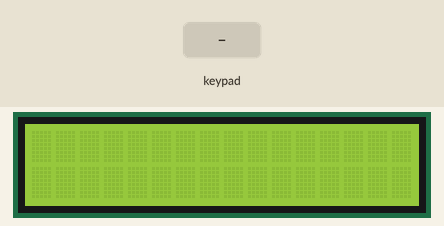
Simulated run of this sketch. Board: Arduino Uno, built with avr-gcc and run on an emulated ATmega328P. Shown: 16×2 character LCD. The inputs (shaded band) are chosen by the test bench.

Above: at 1.2 s.
1.3 s: keypad keys 7 6 5 4 # pressed 0.4 s apart
At 3.3 s:
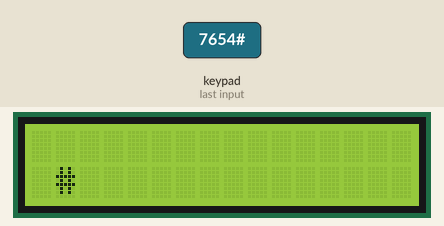
4.8 s: key 'A' pressed
At 5.9 s:
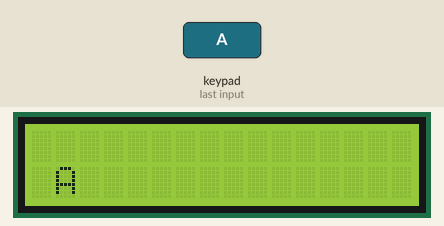
6.3 s: key 'B' pressed
At 6.8 s:
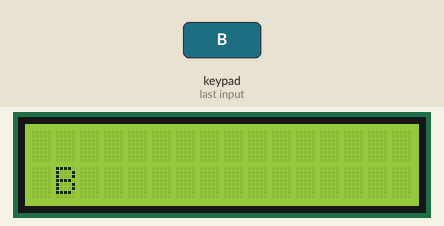
7.8 s: keypad keys 7 6 5 4 * pressed 0.4 s apart
At 10.4 s:
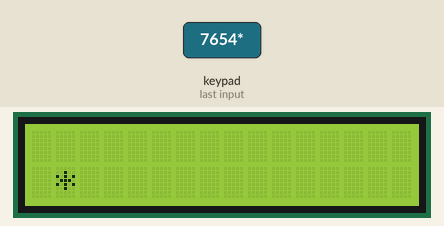
11.3 s: key 'C' pressed
At 11.8 s:
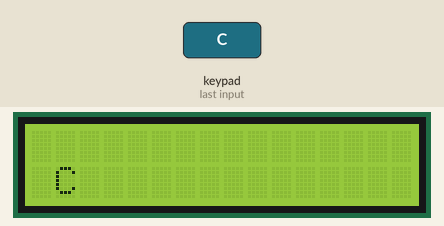
12.8 s: keypad keys 7 6 5 4 D pressed 0.4 s apart
At 13.0 s:
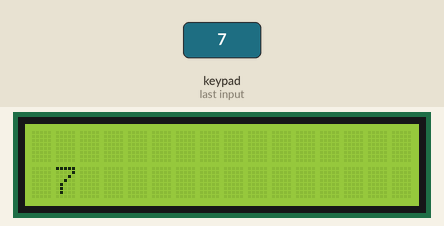
Timing chart, 0 to 15.8 s (numbered marks = the images above; inputs shaded):
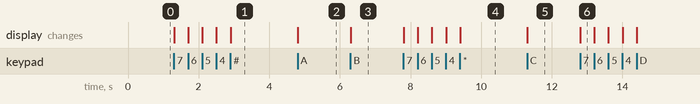

The sketch:

Keypad.ino
```cpp
#include <Keypad.h>
#include <LiquidCrystal.h>
#include <string.h>

LiquidCrystal lcd(13, 12, 11, 10, 9, 8);

char keys[4][4] =
{
  {'1','2','3','A'},
  {'4','5','6','B'},
  {'7','8','9','C'},
  {'*','0','#','D'}
};

byte rowPins[4] = {7, 6, 5, 4};
byte colPins[4] = {3, 2, 1, 0};
Keypad mykeypad = Keypad(makeKeymap(keys), rowPins, colPins, 4, 4);
int i=0;

void setup() {
    lcd.begin(16,2);

}

void loop() {
  char key = mykeypad.getKey() ;
  if ((key != NO_KEY) && (i<4)){
  	lcd.setCursor(1,1);
  	lcd.print(key);
  }
}
```

Measured:
- after the input at 1.3 s, the display: first changes at once (image 1 shows a later state)
- after the input at 4.8 s, the display: changes at once (image 2)
- after the input at 6.3 s, the display: changes at once (image 3)
- after the input at 7.8 s, the display: first changes at once (image 4 shows a later state)
- after the input at 11.3 s, the display: changes at once (image 5)
- after the input at 12.8 s, the display: changes at once (image 6)
